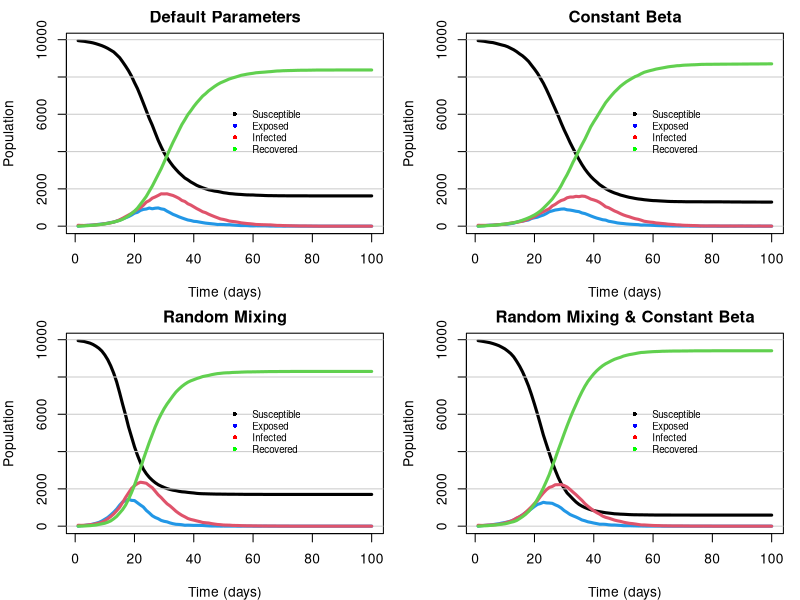

Write R code to recreate this figure.
# Jackson Cramer (s2274544), Maximillian McCourt (s2145762), Natalia Montalvo Cabornero (s1969053)

# Our group worked collaboratively on the development and optimisation of all exercises.
# Although tasks were divided among us, we maintained a balanced workload through 
# regular code reviews, debugging sessions, and problem-solving meetings.
# Jackson focused on the plotting functions and household creation. 
# Max focused on implementing the nseir function.
# Natalia focused on the get.net function and commenting.

# setwd("GW2") # commented out for submission

######### GENERAL DESCRIPTION #########

# This project extends the SEIR (Susceptible-Exposed-Infectious-Recovered) disease 
# model by incorporating household and social network structures. Individuals are 
# grouped into households and connected through probabilistic contact networks based
# on sociability parameters. The model simulates disease transmission through household, 
# network, and random interactions to study how social structure and individual 
# variability affect epidemic dynamics.


######### SETUP ##########

# In this section, we define the population size and create the household and social 
# network structure. By generating these networks, this will enable us to model how 
# social structure influences the spread of infectious diseases.


## --- Distribution into households --- ##

n <- 10000 # Total population size
h_max <- 5 # Maximum number of people per household

# Randomly assign each person to a household of size 1 to h_max.
# Household IDs are repeated to give varying sizes, then shuffled
# to create an n-length vector representing a heterogeneous 
# household structure.
h <- rep(1:n, sample(1:h_max, n, replace=TRUE))[1:n] |> sample()


## --- Creation of contact network model --- ## 

# get.net() function constructs a contact network model among individuals.
# Links between individuals are formed probabilistically according to their
# sociability parameters (beta), excluding any individuals in the same household (h). 
# The output is a list where the i-th element contains the indices of person i’s regular contacts.
get.net <- function(beta,h,nc=15){

  # Inputs:
  #   beta - vector of sociability parameters for each individual
  #   h - vector of household IDs for each individual
  #   nc - average number of contacts per person

  # Locally define population size
  n <- length(beta)
  
  # Initialise an empty contact list for all individuals
  contacts <- vector("list", n)
  
  # Compute the coefficient of our contact network formula
  coeff <- nc/(mean(beta)**2 * (n - 1))
  
  # Loop through all individuals to create network links
  for (i in 1:(n-1)){
    
    # For individual i, define all possible contacts of individuals i+1 to n
    # who are not in the same household (as previous links have already been generated)
    non_h <- h[(i+1):n] != h[i] 
    poss_links <- c((i+1):n)[non_h] 
    
    # Extract beta values (sociability parameters) for potential contacts
    beta_poss_links <- beta[poss_links]
    
    # Compute the probabilities of forming a contact between individual i and others using contact network formula
    prob_betas <- coeff*beta[i]*beta_poss_links
    
    # Generate links based on the assigned contact probabilities
    link_idx <- rbinom(length(prob_betas), 1, prob_betas) == 1
    links <- poss_links[link_idx]
    
    # Store the link in the i-th person's contact list
    contacts[[i]] <- c(contacts[[i]], links)

    # Append link with i-th person to the j-th person's contact list
    for (j in links) {
      contacts[[j]] <- c(contacts[[j]], i)
    }
  }
  
  # Return the full contact network as list
  return(contacts)
}


#########  SEIR MODEL  ##########

## --- SEIR simulation function --- ##

# nseir() function simulates a disease model over time in a population with household and network-based social structure.
# Each individual is in one of four states: Susceptible (S=0), Exposed (E=1),
# Infected (I=2), or Recovered (R=3). The function uses constant daily probabilites for transitions from state E to I and state I to R.
# For moving individuals from state S to E, we determine exposure of susceptibles to the infectious population in state I
# by using the household and regular contact networks previously defined. As a final method of exposure,
# irrespective of household or regular network relations, we generate a daily probability of exposure between
# each infected (I) and each susceptible (S) individual.
nseir <- function(beta,h,alink,alpha=c(.1,.01,.01),delta=.2,gamma=.4,nc=15, nt = 100,pinf = .005){

  # Inputs:
  #   beta - vector of sociability parameters for each individual
  #   h -  vector of household IDs for each individual
  #   alink - list defining the regular contacts of each person
  #   alpha - vector of household, regular network and random mixing parameters
  #   delta - daily probability of moving from state I to state R
  #   gamma - daily probability of moving from state E to state I
  #   nc - average number of contacts per person
  #   nt -  total number of days of simulation
  #   pinf - proportion of initial population to randomly start in the I state

  # Locally define population size
  n <- length(beta)

  # Defining alpha parameters
  alpha_h <- alpha[1] # Household parameter
  alpha_c <- alpha[2] # Contact network parameter
  alpha_r <- alpha[3] # Random daily mixing parameter

  # Recalling susceptible S=0, initialise total population as vector of zeros
  x <- rep(0, n)
  
  # Initialise infected individuals at random (using pinf input)
  x[sample(n, max(1,round(n*pinf)))] <- 2 # Use max() to ensure at least 1 person is initialised as infected

  # Initialise SEIR population counts for each day
  S <- E <- I <- R <- rep(0,nt)
  S[1] <- sum(x == 0) # Initialise population of susceptible individuals on day 1
  I[1] <- sum(x == 2) # Initialise population of infectious individuals on day 1

  # Compute the coefficient of our random daily mixing formula
  coeff <- (alpha_r*nc)/(mean(beta)^2 * (n-1))

  # Loop over days
  for (t in 2:nt){

    # Generate a random deviates for each individual for mutually exclusive transitions from states I to R and E to I
    u <- runif(n)
    x[x==2 & u<delta] <- 3 # Infectious to recovered state
    x[x==1 & u<gamma] <- 2 # Exposed to infectious state
    
    # Determine IDs of currently infectious population
    current_I <- which(x==2)

    # Ensure there is a current infectious population
    if (length(current_I) > 0) { 

      # HOUSEHOLD TRANSMISSION
      # Count infectious individuals per household using tabulate(), then map counts to each person
      num_I_h <- tabulate(h[x==2], nbins=max(h))[h]

      # Find indices of susceptible individuals living in households with infectious individuals
      sus_I_h <- which(x==0 & num_I_h>0)

      # Generate probabilities of each susceptible person becoming exposed using alpha_h parameter, adjusting for number of infectious people in household
      probs_h <- 1 - (1 - alpha_h)^num_I_h[sus_I_h]

      # Update population x for susceptible individuals who get exposed based on these generated probabilities
      x[sus_I_h[runif(length(sus_I_h)) < probs_h]] <- 1
      
      # CONTACT NETWORK TRANSMISSION
      # Combine all infectious individuals’ contact lists into one vector
      contacts_I <- unlist(alink[which(x==2)])

      # Count how many infectious contacts each person has with tabulate()
      num_I_c <- tabulate(contacts_I, nbins=length(x))

      # Identify indices of susceptible individuals in contact with at least one infectious person
      sus_w_I_c <- which(x==0 & num_I_c>0)

      # Generate probabilities of each susceptible person becoming exposed using alpha_c parameter, adjusting for number of infectious people in the susceptible individuals' contact network
      probs_c <- 1 - (1 - alpha_c)^num_I_c[sus_w_I_c]

      # Update population x for susceptible individuals who get exposed based on these generated probabilities
      x[sus_w_I_c[runif(length(sus_w_I_c)) < probs_c]] <- 1
      
      # RANDOM DAILY MIXING TRANSMISSION
      # Indices of susceptible individuals
      current_S <- which(x==0)

      # Ensure there is a current susceptible population
      if (length(current_S) > 0) {
        # Use outer() function to create all pairwise products of beta parameters for susceptible–infectious pairs
        beta_matrix <- outer(beta[current_S], beta[current_I])
    
        # Calculate probabilities of each susceptible avoiding infection from each infectious individual using random daily mixing formula
        prob_matrix_r <- 1 - coeff * beta_matrix
    
        # Combine row-wise to find total probability of each susceptible individual avoiding infection from all infectious individuals
        prob_not <- apply(prob_matrix_r, 1, prod)
    
        # Convert to infection probabilities for each susceptible
        probs_r <- 1 - prob_not
      
        # Update population x for susceptible individuals who get exposed based on these generated probabilities
        x[current_S[runif(length(current_S)) < probs_r]] <- 1
      }
    }

    # Record SEIR population for day t
    S[t] <- sum(x==0)
    E[t] <- sum(x==1)
    I[t] <- sum(x==2)
    R[t] <- sum(x==3)
  }
  
  # Return list of each SEIR population count from day 1 to day nt
  return(list(S=S,E=E,I=I,R=R,t=1:nt))
}


#########  VISUALISATION OF DISEASE MODEL ##########

## --- Plotting function --- ##

# plot_dynamics() function visualises the simulated evolution of the SEIR states over time as a line plot, with each
# line in the plot coloured by their corresponding SEIR state.
plot_dynamics <- function(pop_states, title=""){
  
  # Inputs:
  #   pop_states - population state counts as produced by nseir() function
  #   title - desired plot title
  
  # Calculate highest population among groups for consistent axis scaling
  ymax <- max(c(pop_states$S, pop_states$E, pop_states$I, pop_states$R))
  
  # Initialise plot and susceptible population over time as a black line
  plot(pop_states$S,ylim=c(0,ymax), type="l", lwd=3, xlab="Time (days)", ylab="Population", main=title)
  
  # Add horizontal grid lines at axis tick marks for easier visualisation
  abline(h=axTicks(2), col="gray80")
  
  # Plot remaining SEIR groups as unique colored lines
  lines(pop_states$E, col=4, lwd=3) # E - blue
  lines(pop_states$I, col=2, lwd=3) # I - red
  lines(pop_states$R, col=3, lwd=3) # R - green
  
  # Add legend to identify which line corresponds to which SEIR group
  legend(x=length(pop_states$R)/2, y=ymax/1.5,
         legend=c("Susceptible", "Exposed", "Infected", "Recovered"),
         col=c("black", "blue", "red", "green"),
         lty=NA, lwd=2,
         pch=16,
         cex=0.7, bty="n")
}


## --- Comparing Different Disease Model Scenarios --- ##

# We simulate and compare four scenarios to investigate the effects of household and contact network structure, 
# as well as the effect of individual variability in sociability (beta).

# First initialise a 'sociability' parameter (a random number between 0 and 1) for each individual
beta <- runif(n, 0, 1)

# Using get.net() function, create regular network of contacts between each individual
alink <- get.net(beta,h)

# 1. Default Parameters
# Simulate disease model with default parameters for household structure, network contacts, and random mixing
def_params <- nseir(beta,h,alink)

# 2. Random Mixing
# Simulate disease model by removing household and regular network structure,
# while keeping average initial infections per day the same for each person
# To do so, set alpha_h and alpha_c to 0, while setting alpha_r to .04
random_mixing <- nseir(beta, h, alink, alpha=c(0,0,.04))

# 3. Constant Beta
# Simulate disease model using default parameters, but assigning each person the same 
# sociability parameter, which is the average of our previously defined beta parameters
avg_beta <- rep(mean(beta), length(beta))
constant_beta <- nseir(avg_beta,h,alink)

# 4. Random Mixing & Constant Beta
# Simulate disease model by combining the conditions of the previous two simulations (random mixing and constant beta)
random_mixing_constant_beta <- nseir(avg_beta,h,alink, alpha=c(0,0,.04))


## --- Plotting the Four Simulations --- ##

# Set plotting layout/margins for disease model plots
par(mfcol=c(2,2), mar=c(4,4,2,1))

# Define list of plots and corresponding vector of titles
plots <- list(def_params, random_mixing, constant_beta, random_mixing_constant_beta)
titles <- c("Default Parameters", "Random Mixing", "Constant Beta", "Random Mixing & Constant Beta")

# Loop through each simulation and plot their disease model dynamics
for (i in seq_along(plots)) {
  plot_dynamics(plots[[i]], titles[i])
}

## --- Comments --- ##
